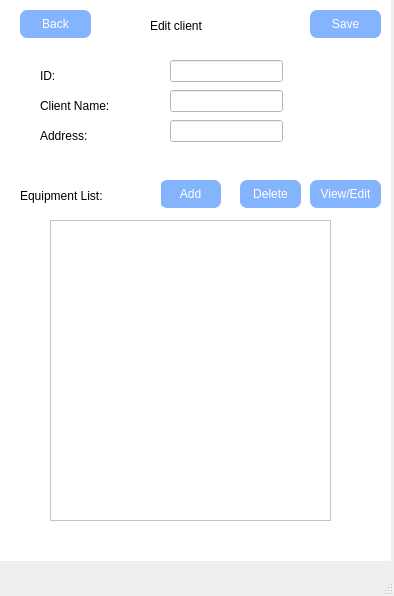
<?xml version="1.0" encoding="UTF-8"?>
<ui version="4.0">
 <class>MainWindow</class>
 <widget class="QMainWindow" name="MainWindow">
  <property name="geometry">
   <rect>
    <x>0</x>
    <y>0</y>
    <width>394</width>
    <height>596</height>
   </rect>
  </property>
  <property name="windowTitle">
   <string>MainWindow</string>
  </property>
  <widget class="QWidget" name="centralwidget">
   <widget class="QWidget" name="widget" native="true">
    <property name="geometry">
     <rect>
      <x>0</x>
      <y>0</y>
      <width>391</width>
      <height>561</height>
     </rect>
    </property>
    <property name="styleSheet">
     <string notr="true">background-color: white;</string>
    </property>
    <widget class="QLabel" name="label">
     <property name="geometry">
      <rect>
       <x>150</x>
       <y>10</y>
       <width>91</width>
       <height>31</height>
      </rect>
     </property>
     <property name="styleSheet">
      <string notr="true">font: 14pt &quot;Arial&quot;;</string>
     </property>
     <property name="text">
      <string>Edit client</string>
     </property>
    </widget>
    <widget class="QLabel" name="label_2">
     <property name="geometry">
      <rect>
       <x>40</x>
       <y>60</y>
       <width>31</width>
       <height>31</height>
      </rect>
     </property>
     <property name="styleSheet">
      <string notr="true">font: 14pt &quot;Arial&quot;;</string>
     </property>
     <property name="text">
      <string>ID:</string>
     </property>
    </widget>
    <widget class="QLabel" name="label_3">
     <property name="geometry">
      <rect>
       <x>40</x>
       <y>90</y>
       <width>121</width>
       <height>31</height>
      </rect>
     </property>
     <property name="styleSheet">
      <string notr="true">font: 14pt &quot;Arial&quot;;</string>
     </property>
     <property name="text">
      <string>Client Name:</string>
     </property>
    </widget>
    <widget class="QLabel" name="label_4">
     <property name="geometry">
      <rect>
       <x>40</x>
       <y>120</y>
       <width>121</width>
       <height>31</height>
      </rect>
     </property>
     <property name="styleSheet">
      <string notr="true">font: 14pt &quot;Arial&quot;;</string>
     </property>
     <property name="text">
      <string>Address:</string>
     </property>
    </widget>
    <widget class="QLineEdit" name="lineEdit">
     <property name="geometry">
      <rect>
       <x>170</x>
       <y>60</y>
       <width>113</width>
       <height>22</height>
      </rect>
     </property>
    </widget>
    <widget class="QLineEdit" name="lineEdit_2">
     <property name="geometry">
      <rect>
       <x>170</x>
       <y>90</y>
       <width>113</width>
       <height>22</height>
      </rect>
     </property>
    </widget>
    <widget class="QLineEdit" name="lineEdit_3">
     <property name="geometry">
      <rect>
       <x>170</x>
       <y>120</y>
       <width>113</width>
       <height>22</height>
      </rect>
     </property>
    </widget>
    <widget class="QListView" name="listView">
     <property name="geometry">
      <rect>
       <x>50</x>
       <y>220</y>
       <width>281</width>
       <height>301</height>
      </rect>
     </property>
    </widget>
    <widget class="QPushButton" name="pushButton_3">
     <property name="geometry">
      <rect>
       <x>310</x>
       <y>10</y>
       <width>71</width>
       <height>28</height>
      </rect>
     </property>
     <property name="styleSheet">
      <string notr="true">background-color:rgb(133, 180, 255); border-radius:7px ; color: white;</string>
     </property>
     <property name="text">
      <string>Save</string>
     </property>
    </widget>
    <widget class="QPushButton" name="pushButton">
     <property name="geometry">
      <rect>
       <x>160</x>
       <y>180</y>
       <width>61</width>
       <height>28</height>
      </rect>
     </property>
     <property name="styleSheet">
      <string notr="true">background-color:rgb(133, 180, 255); border-radius:7px ; color: white;</string>
     </property>
     <property name="text">
      <string>Add</string>
     </property>
    </widget>
    <widget class="QPushButton" name="pushButton_2">
     <property name="geometry">
      <rect>
       <x>240</x>
       <y>180</y>
       <width>61</width>
       <height>28</height>
      </rect>
     </property>
     <property name="styleSheet">
      <string notr="true">background-color:rgb(133, 180, 255); border-radius:7px ; color: white;</string>
     </property>
     <property name="text">
      <string>Delete</string>
     </property>
    </widget>
    <widget class="QPushButton" name="pushButton_4">
     <property name="geometry">
      <rect>
       <x>310</x>
       <y>180</y>
       <width>71</width>
       <height>28</height>
      </rect>
     </property>
     <property name="styleSheet">
      <string notr="true">background-color:rgb(133, 180, 255); border-radius:7px ; color: white;</string>
     </property>
     <property name="text">
      <string>View/Edit</string>
     </property>
    </widget>
    <widget class="QLabel" name="label_5">
     <property name="geometry">
      <rect>
       <x>20</x>
       <y>180</y>
       <width>141</width>
       <height>31</height>
      </rect>
     </property>
     <property name="styleSheet">
      <string notr="true">font: 14pt &quot;Arial&quot;;</string>
     </property>
     <property name="text">
      <string>Equipment List:</string>
     </property>
    </widget>
    <widget class="QPushButton" name="pushButton_5">
     <property name="geometry">
      <rect>
       <x>20</x>
       <y>10</y>
       <width>71</width>
       <height>28</height>
      </rect>
     </property>
     <property name="styleSheet">
      <string notr="true">background-color:rgb(133, 180, 255); border-radius:7px ; color: white;</string>
     </property>
     <property name="text">
      <string>Back</string>
     </property>
    </widget>
   </widget>
  </widget>
  <widget class="QMenuBar" name="menubar">
   <property name="geometry">
    <rect>
     <x>0</x>
     <y>0</y>
     <width>394</width>
     <height>26</height>
    </rect>
   </property>
  </widget>
  <widget class="QStatusBar" name="statusbar"/>
 </widget>
 <resources/>
 <connections/>
</ui>
